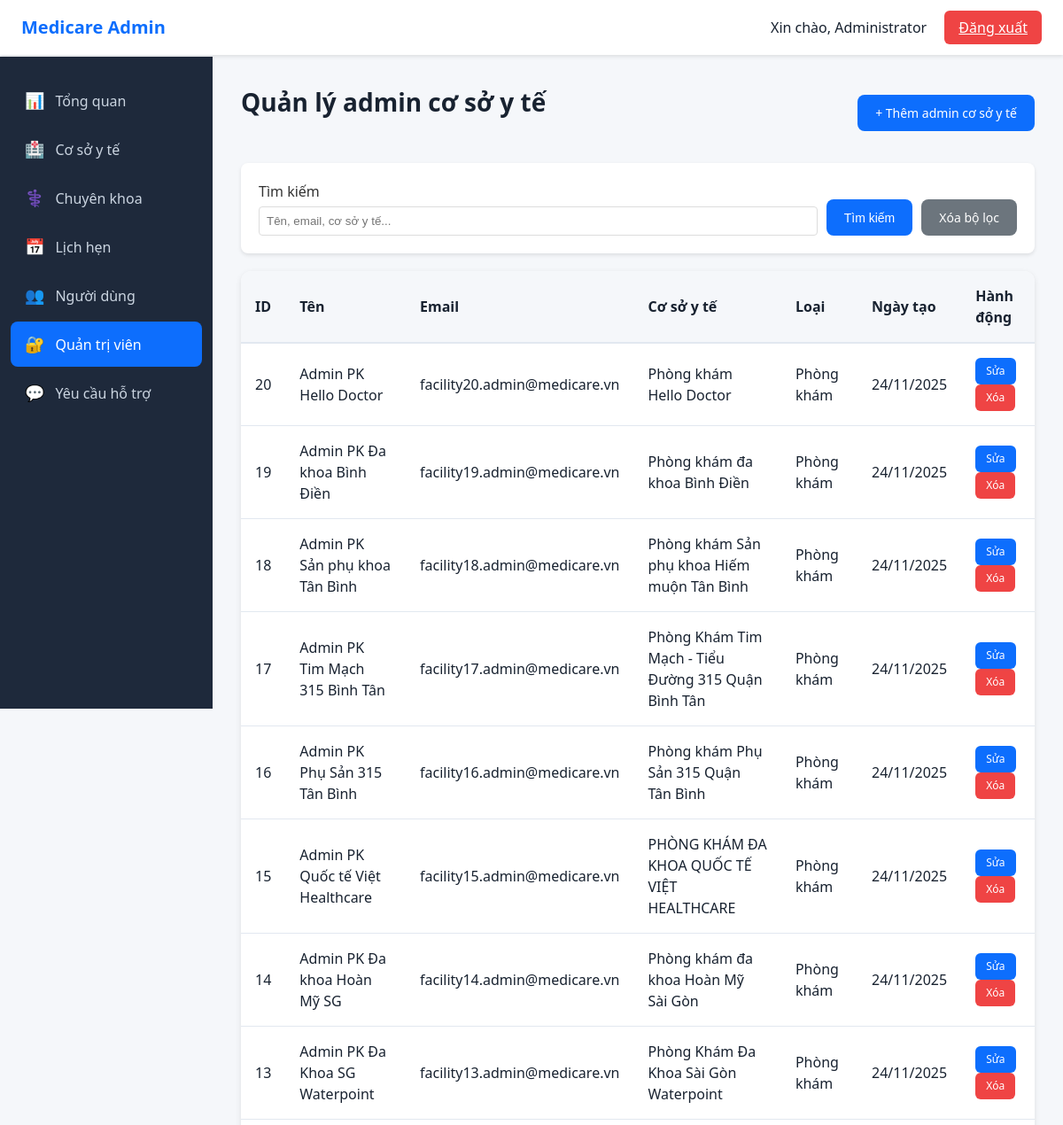
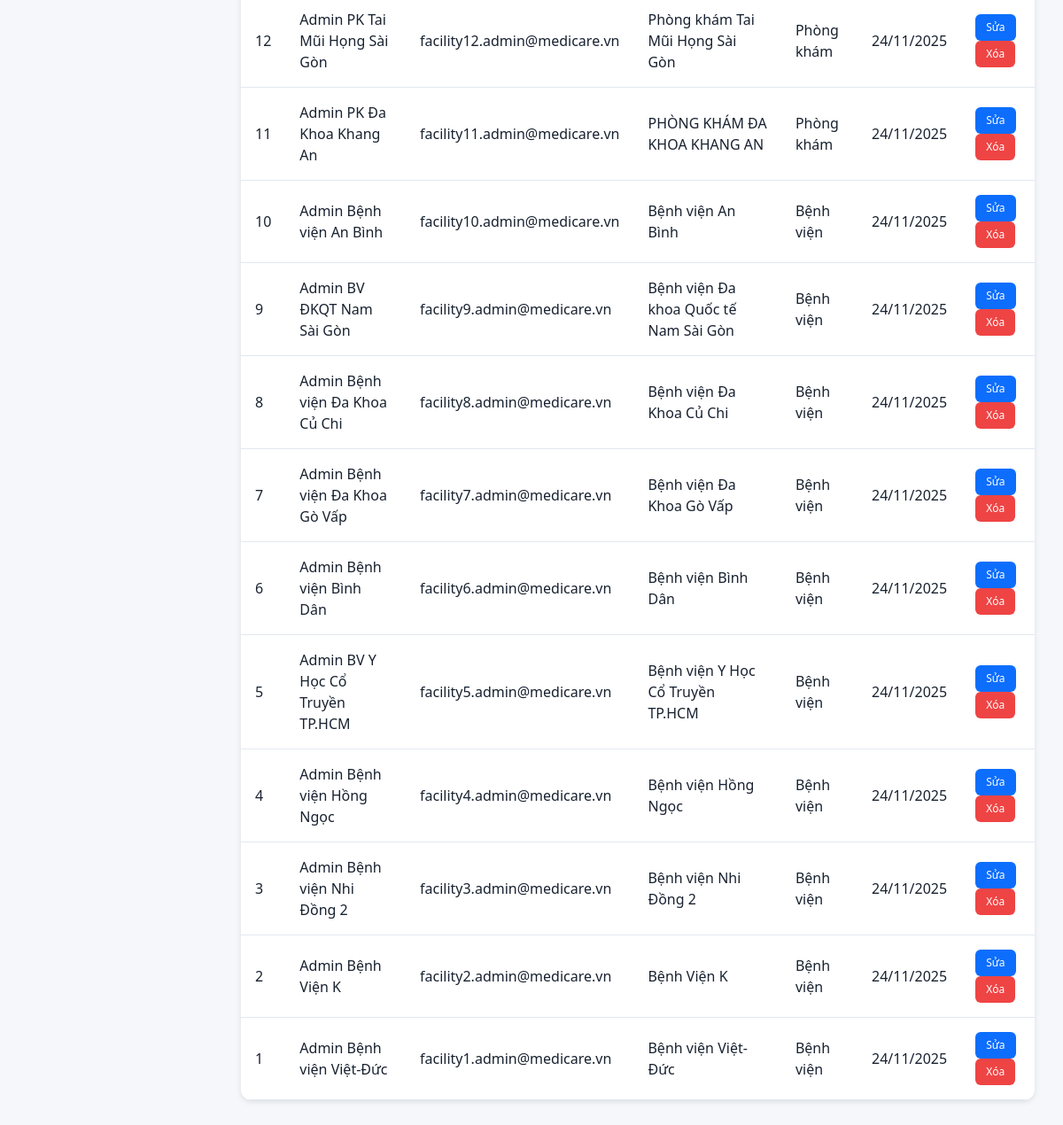
Page /admin/admin-admins.php (signed in) on the committed database (2 pictures, top to bottom).
### tables this page shows
CREATE TABLE `facility_admins` (
  `admin_id` int(11) NOT NULL,
  `facility_id` int(11) NOT NULL,
  `fullname` varchar(100) NOT NULL,
  `email` varchar(100) NOT NULL,
  `password` varchar(255) NOT NULL,
  `created_at` timestamp NOT NULL DEFAULT current_timestamp()
);

CREATE TABLE `facilities` (
  `facility_id` int(11) NOT NULL,
  `name` varchar(200) NOT NULL,
  `type` enum('hospital','clinic') NOT NULL,
  `address` text NOT NULL,
  `phone` varchar(20) NOT NULL,
  `working_hours` varchar(100) NOT NULL,
  `description` text DEFAULT NULL,
  `image` varchar(255) DEFAULT NULL,
  `created_at` timestamp NOT NULL DEFAULT current_timestamp()
);

### admin/admin-admins.php (the view, shortened to what this page needs)
<?php
require_once '../config.php';
include 'admin-header.php';
$search = isset($_GET['search']) ? trim($_GET['search']) : '';
$edit_id = isset($_GET['edit']) && is_numeric($_GET['edit']) ? intval($_GET['edit']) : 0;
$show_form = isset($_GET['add']) || $edit_id > 0;
$edit_admin = null;
$where_conditions = [];
$where_clause = !empty($where_conditions) ? 'WHERE ' . implode(' AND ', $where_conditions) : '';
$facility_admins = [];
$sql_facility = "SELECT fa.*, f.name AS facility_name, f.type AS facility_type
                 FROM facility_admins fa
                 JOIN facilities f ON fa.facility_id = f.facility_id
                 $where_clause
                 ORDER BY fa.admin_id DESC";
$result_facility = mysqli_query($conn, $sql_facility);
if ($result_facility) {
    while ($row = mysqli_fetch_assoc($result_facility)) {
        $facility_admins[] = $row;
    }
}
$facilities = [];
$sql_facilities = "SELECT f.*,
                          (SELECT COUNT(*) FROM facility_admins WHERE facility_id = f.facility_id) AS admin_count
                   FROM facilities f
                   ORDER BY f.name";
$result_facilities = mysqli_query($conn, $sql_facilities);
if ($result_facilities) {
    while ($row = mysqli_fetch_assoc($result_facilities)) {
        $facilities[] = $row;
    }
}
?>
<div class="admin-content">
    <div class="page-header">
        <h1 class="page-title">Quản lý admin cơ sở y tế</h1>
        <?php if (!$show_form): ?>
            <a href="admin-admins.php?add=1" class="btn-admin-primary">
                + Thêm admin cơ sở y tế
            </a>
        <?php else: ?>
            <a href="admin-admins.php" class="btn-admin-secondary">
                ← Quay lại
            </a>
        <?php endif; ?>
    </div>
    <?php if ($show_form): ?>
        <div class="card">
            <h2><?php echo $edit_id > 0 ? 'Chỉnh sửa admin cơ sở y tế' : 'Thêm admin cơ sở y tế mới'; ?></h2>
            <form method="POST" action="admin-admins.php">
                <?php if ($edit_id > 0): ?>
                    <input type="hidden" name="admin_id" value="<?php echo $edit_id; ?>" />
                <?php endif; ?>
                <div class="form-group">
                    <label for="facility-admin-facility">Cơ sở y tế <span class="text-red">*</span></label>
                <select id="facility-admin-facility" name="facility_id" required class="form-input" <?php echo $edit_id > 0 ? 'disabled' : ''; ?>>
                    <option value="">Chọn cơ sở y tế</option>
                    <?php foreach ($facilities as $facility): ?>
                        <?php if ($edit_id > 0 && $edit_admin['facility_id'] == $facility['facility_id']): ?>
                            <option value="<?php echo $facility['facility_id']; ?>" selected>
                                <?php echo htmlspecialchars($facility['name']); ?> (<?php echo ($facility['type'] == 'hospital') ? 'Bệnh viện' : 'Phòng khám'; ?>)
                                <?php if ($facility['admin_count'] > 0): ?>
                                    - Đã có <?php echo $facility['admin_count']; ?> admin
                                <?php endif; ?>
                            </option>
                        <?php else: ?>
                            <option value="<?php echo $facility['facility_id']; ?>">
                                <?php echo htmlspecialchars($facility['name']); ?> (<?php echo ($facility['type'] == 'hospital') ? 'Bệnh viện' : 'Phòng khám'; ?>)
                                <?php if ($facility['admin_count'] > 0): ?>
                                    - Đã có <?php echo $facility['admin_count']; ?> admin
                                <?php endif; ?>
                            </option>
                        <?php endif; ?>
                    <?php endforeach; ?>
                </select>
                <?php if ($edit_id > 0): ?>
                    <input type="hidden" name="facility_id" value="<?php echo $edit_admin['facility_id']; ?>" />
                    <small>Không thể thay đổi cơ sở y tế khi chỉnh sửa</small>
                <?php else: ?>
                    <small>Bạn có thể tạo nhiều admin cho cùng một cơ sở y tế</small>
                <?php endif; ?>
                </div>
                <div class="form-group">
                    <label for="facility-admin-name">Họ và tên <span class="text-red">*</span></label>
                    <input type="text" id="facility-admin-name" name="fullname" value="<?php echo $edit_admin ? htmlspecialchars($edit_admin['fullname']) : ''; ?>" required class="form-input" />
                </div>
                <div class="form-group">
                    <label for="facility-admin-email">Email <span class="text-red">*</span></label>
                    <input type="email" id="facility-admin-email" name="email" value="<?php echo $edit_admin ? htmlspecialchars($edit_admin['email']) : ''; ?>" required class="form-input" />
                </div>
                <div class="form-group">
                    <label for="facility-admin-password">Mật khẩu</label>
                    <input type="password" id="facility-admin-password" name="password" class="form-input" <?php echo $edit_id == 0 ? 'required' : ''; ?> />
                    <small><?php echo $edit_id > 0 ? 'Để trống nếu không muốn đổi mật khẩu' : 'Bắt buộc khi tạo mới'; ?></small>
                </div>
                <div class="flex-gap" style="margin-top: 20px;">
                    <a href="admin-admins.php" class="btn-cancel">Hủy</a>
                    <button type="submit" class="btn-admin-primary">Lưu</button>
                </div>
            </form>
        </div>
    <?php else: ?>
        <div class="card">
            <form method="GET" action="admin-admins.php" class="form-row">
                <div class="form-field">
                    <label for="search" class="form-label">Tìm kiếm</label>
                    <input type="text" id="search" name="search" value="<?php echo htmlspecialchars($search); ?>" placeholder="Tên, email, cơ sở y tế..." class="form-input-sm">
                </div>
                <div class="flex-gap">
                    <button type="submit" class="btn-admin-primary">Tìm kiếm</button>
                    <a href="admin-admins.php" class="btn-admin-secondary">Xóa bộ lọc</a>
                </div>
            </form>
        </div>
        <div class="table-container">
        <table class="admin-table">
            <thead>
                <tr>
                    <th>ID</th>
                    <th>Tên</th>
                    <th>Email</th>
                    <th>Cơ sở y tế</th>
                    <th>Loại</th>
                    <th>Ngày tạo</th>
                    <th>Hành động</th>
                </tr>
            </thead>
            <tbody>
                <?php if (empty($facility_admins)): ?>
                    <tr>
                        <td colspan="7">Chưa có admin cơ sở y tế nào.</td>
                    </tr>
                <?php else: ?>
                    <?php foreach ($facility_admins as $facility_admin): ?>
                        <tr>
                            <td><?php echo $facility_admin['admin_id']; ?></td>
                            <td><?php echo htmlspecialchars($facility_admin['fullname']); ?></td>
                            <td><?php echo htmlspecialchars($facility_admin['email']); ?></td>
                            <td><?php echo htmlspecialchars($facility_admin['facility_name']); ?></td>
                            <td><?php echo ($facility_admin['facility_type'] == 'hospital') ? 'Bệnh viện' : 'Phòng khám'; ?></td>
                            <td><?php echo date('d/m/Y', strtotime($facility_admin['created_at'])); ?></td>
                            <td>
                                <a href="admin-admins.php?edit=<?php echo $facility_admin['admin_id']; ?>" class="btn-edit btn-sm">Sửa</a>
                                <a href="admin-admins.php?delete=<?php echo $facility_admin['admin_id']; ?>" class="btn-delete" onclick="return confirm('Bạn có chắc muốn xóa admin cơ sở y tế này?')">Xóa</a>
                            </td>
                        </tr>
                    <?php endforeach; ?>
                <?php endif; ?>
            </tbody>
        </table>
    </div>
    <?php endif; ?>
</div>
<?php include 'admin-footer.php'; ?>

### admin/admin.css (style rules this page uses)
:root { --admin-primary: #0d6efd; --admin-bg: #f5f7fa; --admin-sidebar: #1e293b; --admin-text: #182230; --admin-border: #e2e8f0; --admin-success: #10b981; --admin-danger: #ef4444; --admin-warning: #f59e0b; }
* { box-sizing: border-box; margin: 0; padding: 0; }
body { font-family: "Segoe UI", Arial, sans-serif; color: var(--admin-text); line-height: 1.5; }
.admin-body { background: var(--admin-bg); min-height: 100vh; }
.admin-content { max-width: 1400px; margin: 0 auto; }
.page-title { font-size: 28px; margin-bottom: 24px; }
.page-header { display: flex; justify-content: space-between; align-items: center; margin-bottom: 24px; }
.table-container { background: #fff; border-radius: 12px; overflow: hidden; box-shadow: 0 2px 6px rgba(0, 0, 0, 0.1); }
.admin-table { width: 100%; border-collapse: collapse; }
.admin-table thead { background: var(--admin-bg); }
.admin-table th { padding: 16px; text-align: left; font-weight: 600; color: var(--admin-text); border-bottom: 2px solid var(--admin-border); }
.admin-table td { padding: 16px; border-bottom: 1px solid var(--admin-border); }
.btn-admin-primary { background: var(--admin-primary); color: #fff; border: none; padding: 10px 20px; border-radius: 8px; cursor: pointer; font-weight: 500; font-size: 14px; transition: opacity 0.2s; display: inline-block; text-decoration: none; text-align: center; }
.btn-admin-secondary { background: #6c757d; color: #fff; border: none; padding: 10px 20px; border-radius: 8px; cursor: pointer; font-weight: 500; font-size: 14px; transition: opacity 0.2s; display: inline-block; text-decoration: none; text-align: center; }
.btn-edit, .btn-confirm, .btn-delete, .btn-cancel-action, .btn-sm { padding: 6px 12px; border-radius: 6px; font-size: 12px; font-weight: 500; cursor: pointer; border: none; transition: opacity 0.2s; display: inline-block; text-decoration: none; text-align: center; }
.btn-edit { background: var(--admin-primary); color: #fff; }
.btn-delete { background: var(--admin-danger); color: #fff; }
.card { background: white; padding: 20px; border-radius: 8px; box-shadow: 0 2px 4px rgba(0,0,0,0.1); margin-bottom: 20px; }
.flex-gap { display: flex; gap: 10px; }
.form-row, .flex-end { display: flex; gap: 10px; align-items: end; }
.form-field { flex: 1; }
.form-label { display: block; margin-bottom: 5px; font-weight: 500; color: #333; }
.form-input, .form-input-sm { width: 100%; border: 1px solid #ddd; border-radius: 4px; }
.form-input-sm { padding: 8px; }

### rows in the picture
facility_admins: admin_id "20", fullname "Admin PK Hello Doctor", email "facility20.admin@medicare.vn", facility.name "Phòng khám Hello Doctor", created_at "24/11/2025"
facility_admins: admin_id "19", fullname "Admin PK Đa khoa Bình Điền", email "facility19.admin@medicare.vn", facility.name "Phòng khám đa khoa Bình Điền", created_at "24/11/2025"
facility_admins: admin_id "18", fullname "Admin PK Sản phụ khoa Tân Bình", email "facility18.admin@medicare.vn", facility.name "Phòng khám Sản phụ khoa Hiếm muộn Tân Bình", created_at "24/11/2025"
facility_admins: admin_id "17", fullname "Admin PK Tim Mạch 315 Bình Tân", email "facility17.admin@medicare.vn", facility.name "Phòng Khám Tim Mạch - Tiểu Đường 315 Quận Bình Tân", shows "Phòng khám", created_at "24/11/2025"
facility_admins: admin_id "16", fullname "Admin PK Phụ Sản 315 Tân Bình", email "facility16.admin@medicare.vn", facility.name "Phòng khám Phụ Sản 315 Quận Tân Bình", created_at "24/11/2025"
facility_admins: admin_id "15", fullname "Admin PK Quốc tế Việt Healthcare", email "facility15.admin@medicare.vn", facility.name "PHÒNG KHÁM ĐA KHOA QUỐC TẾ VIỆT HEALTHCARE", shows "Phòng khám", created_at "24/11/2025"
facility_admins: admin_id "14", fullname "Admin PK Đa khoa Hoàn Mỹ SG", email "facility14.admin@medicare.vn", facility.name "Phòng khám đa khoa Hoàn Mỹ Sài Gòn", created_at "24/11/2025"
facility_admins: admin_id "13", fullname "Admin PK Đa Khoa SG Waterpoint", email "facility13.admin@medicare.vn", facility.name "Phòng Khám Đa Khoa Sài Gòn Waterpoint", shows "Phòng khám", created_at "24/11/2025"
facility_admins: admin_id "12", fullname "Admin PK Tai Mũi Họng Sài Gòn", email "facility12.admin@medicare.vn", facility.name "Phòng khám Tai Mũi Họng Sài Gòn", created_at "24/11/2025"
facility_admins: admin_id "11", fullname "Admin PK Đa Khoa Khang An", email "facility11.admin@medicare.vn", facility.name "PHÒNG KHÁM ĐA KHOA KHANG AN", shows "Phòng khám", created_at "24/11/2025"
facility_admins: admin_id "10", fullname "Admin Bệnh viện An Bình", email "facility10.admin@medicare.vn", facility.name "Bệnh viện An Bình", created_at "24/11/2025"
facility_admins: admin_id "9", fullname "Admin BV ĐKQT Nam Sài Gòn", email "facility9.admin@medicare.vn", facility.name "Bệnh viện Đa khoa Quốc tế Nam Sài Gòn", created_at "24/11/2025"
facility_admins: admin_id "8", fullname "Admin Bệnh viện Đa Khoa Củ Chi", email "facility8.admin@medicare.vn", facility.name "Bệnh viện Đa Khoa Củ Chi", created_at "24/11/2025"
facility_admins: admin_id "7", fullname "Admin Bệnh viện Đa Khoa Gò Vấp", email "facility7.admin@medicare.vn", facility.name "Bệnh viện Đa Khoa Gò Vấp", created_at "24/11/2025"
facility_admins: admin_id "6", fullname "Admin Bệnh viện Bình Dân", email "facility6.admin@medicare.vn", facility.name "Bệnh viện Bình Dân", created_at "24/11/2025"
facility_admins: admin_id "5", fullname "Admin BV Y Học Cổ Truyền TP.HCM", email "facility5.admin@medicare.vn", facility.name "Bệnh viện Y Học Cổ Truyền TP.HCM", created_at "24/11/2025"
facility_admins: admin_id "4", fullname "Admin Bệnh viện Hồng Ngọc", email "facility4.admin@medicare.vn", facility.name "Bệnh viện Hồng Ngọc", created_at "24/11/2025"
facility_admins: admin_id "3", fullname "Admin Bệnh viện Nhi Đồng 2", email "facility3.admin@medicare.vn", facility.name "Bệnh viện Nhi Đồng 2", created_at "24/11/2025"
facility_admins: admin_id "2", fullname "Admin Bệnh Viện K", email "facility2.admin@medicare.vn", facility.name "Bệnh Viện K", shows "Bệnh viện", created_at "24/11/2025"
facility_admins: admin_id "1", fullname "Admin Bệnh viện Việt-Đức", email "facility1.admin@medicare.vn", facility.name "Bệnh viện Việt-Đức", created_at "24/11/2025"

### other values in the picture
$admin_name "Administrator"
